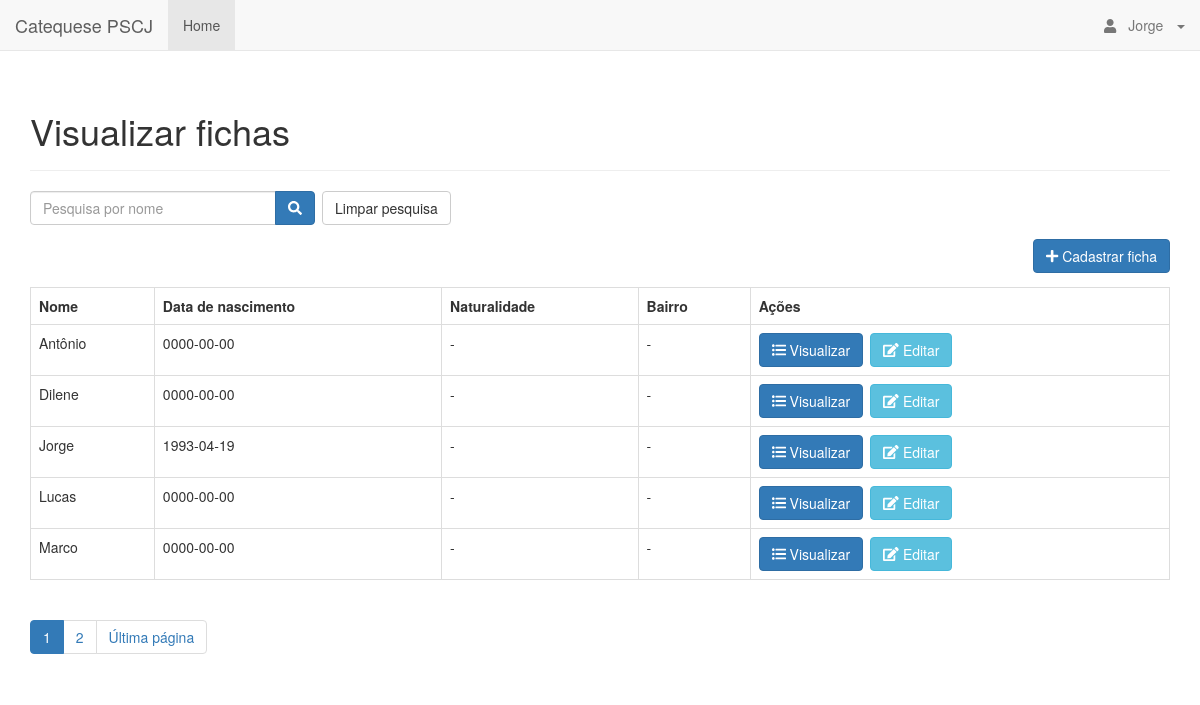
/ (signed in), run on the app's committed database.
### tables this page shows
CREATE TABLE `ficha` (
  `id` int(11) NOT NULL,
  `nome` varchar(128) NOT NULL,
  `data_nascimento` date NOT NULL,
  `naturalidade` varchar(32) NOT NULL,
  `endereco` varchar(128) NOT NULL,
  `bairro` varchar(32) NOT NULL,
  `cep` int(8) NOT NULL,
  `telefone` int(16) NOT NULL,
  `estudante` tinyint(1) NOT NULL,
  `colegio` varchar(32) NOT NULL,
  `batismo` tinyint(1) NOT NULL,
  `eucaristia` tinyint(1) NOT NULL,
  `data_batismo` date NOT NULL,
  `paroquia_batismo` varchar(128) NOT NULL,
  `nome_pai` varchar(128) NOT NULL,
  `nome_mae` varchar(128) NOT NULL,
  `telefone_celular_pai` int(16) NOT NULL,
  `telefone_celular_mae` int(16) NOT NULL,
  `telefone_residencial` int(16) NOT NULL,
  `pais_casados_igreja` tinyint(1) NOT NULL,
  `igreja_casamento` varchar(128) NOT NULL,
  `pais_vivem_juntos` tinyint(1) NOT NULL,
  `frequentam_comunidade` tinyint(1) NOT NULL,
  `ativos_paroquia` tinyint(1) NOT NULL,
  `tipo_participacao` varchar(128) NOT NULL,
  `outra_paroquia` varchar(128) NOT NULL,
  `turma_atual` varchar(32) NOT NULL,
  `turno` varchar(32) NOT NULL,
  `ano_inicio_turma` int(11) NOT NULL,
  `catequista_1` varchar(128) NOT NULL,
  `catequista_2` varchar(128) NOT NULL,
  `catequista_3` varchar(128) NOT NULL,
  `catequizando_frequente` tinyint(1) NOT NULL,
  `preenchimento_ficha` int(11) NOT NULL
);

### index.php (called while the page is built, shortened)
<?php
include_once 'config/core.php';
include_once 'objects/ficha.php';
$database = new Database();
$db = $database->getConnection();
$ficha = new Ficha($db);
include_once "layout_header.php";
$stmt = $ficha->readAll($from_record_num, $records_per_page);
$total_rows=$ficha->countAll();
include_once "visualiza_template.php";
include_once "layout_footer.php";
?>

### objects/ficha.php (called while the page is built, shortened)
<?php
class Ficha {
    private $conn;
    private $table_name = "ficha";
    public function __construct($db) {
        $this->conn = $db;
    }
    function readAll($from_record_num, $records_per_page) {
        $query = "SELECT
                    id, nome, data_nascimento
                FROM
                    " . $this->table_name . "
                ORDER BY
                    nome ASC
                LIMIT
                    {$from_record_num}, {$records_per_page}";
        $stmt = $this->conn->prepare( $query );
        $stmt->execute();
        return $stmt;
    }
    public function countAll() {
        $query = "SELECT id FROM " . $this->table_name . "";
        $stmt = $this->conn->prepare( $query );
        $stmt->execute();
        $num = $stmt->rowCount();
        return $num;
    }
}
?>

### config/core.php (called while the page is built, shortened)
<?php
$page = isset($_GET['page']) ? $_GET['page'] : 1;
$records_per_page = 5;
$from_record_num = ($records_per_page * $page) - $records_per_page;
?>

### visualiza_template.php (the view)
<?php
echo "<form role='search' action='search.php'>";
    echo "<div class='input-group col-md-3 pull-left margin-right-1em left-margin'>";
        $search_value=isset($search_term) ? "value='{$search_term}'" : "";
        echo "<input type='text' class='form-control' placeholder='Pesquisa por nome' name='s' id='srch-term' required {$search_value} />";
        echo "<div class='input-group-btn'>";
            echo "<button class='btn btn-primary' type='submit'><i class='fas fa-search'></i></button>";
        echo "</div>";
    echo "</div>";
echo "</form>";
echo "<div class='right-button-margin'>";
    echo "<a href='index.php' class='btn btn-default'>Limpar pesquisa</a>";
echo "</div>";
echo "<div class='right-button-margin'>";
    echo "<a href='cadastro_ficha.php' class='btn btn-primary pull-right'>";
        echo "<span class='fas fa-plus'></span> Cadastrar ficha";
    echo "</a>";
echo "</div>";
if ($total_rows>0) {
    echo "<table class='table table-hover table-responsive table-bordered'>";
        echo "<tr>";
            echo "<th>Nome</th>";
            echo "<th>Data de nascimento</th>";
            echo "<th>Naturalidade</th>";
            echo "<th>Bairro</th>";
            echo "<th>Ações</th>";
        echo "</tr>";
        while ($row = $stmt->fetch(PDO::FETCH_ASSOC)) {
            extract($row);
            echo "<tr>";
                echo "<td>{$nome}</td>";
                echo "<td>{$data_nascimento}</td>";
                echo "<td>-</td>";
                echo "<td>-</td>";
                echo "<td>";
                    echo "<a href='visualiza_ficha.php?id={$id}' class='btn btn-primary left-margin'>";
                        echo "<span class='fas fa-list-ul'></span> Visualizar";
                    echo "</a>";
                    echo "<a href='atualiza_ficha.php?id={$id}' class='btn btn-info left-margin'>";
                        echo "<span class='fas fa-edit'></span> Editar";
                    echo "</a>";
                echo "</td>";
            echo "</tr>";
        }
    echo "</table>";
    include_once 'paging.php';
}
else{
    echo "<div class='alert alert-danger'>Sem fichas encontradas.</div>";
}
?>

### libs/css/custom.css (style rules this page uses)
.left-margin { margin:0 .5em 0 0; }
.right-button-margin { margin: 0 0 1em 0; overflow: hidden; }

### data on the page
ficha: nome "Antônio", data_nascimento "0000-00-00"
ficha: nome "Dilene", data_nascimento "0000-00-00"
ficha: nome "Jorge", data_nascimento "1993-04-19"
ficha: nome "Lucas", data_nascimento "0000-00-00"
ficha: nome "Marco", data_nascimento "0000-00-00"

### other printed values
$_SESSION['nome'] "Jorge"
$page_title "Visualizar fichas"
